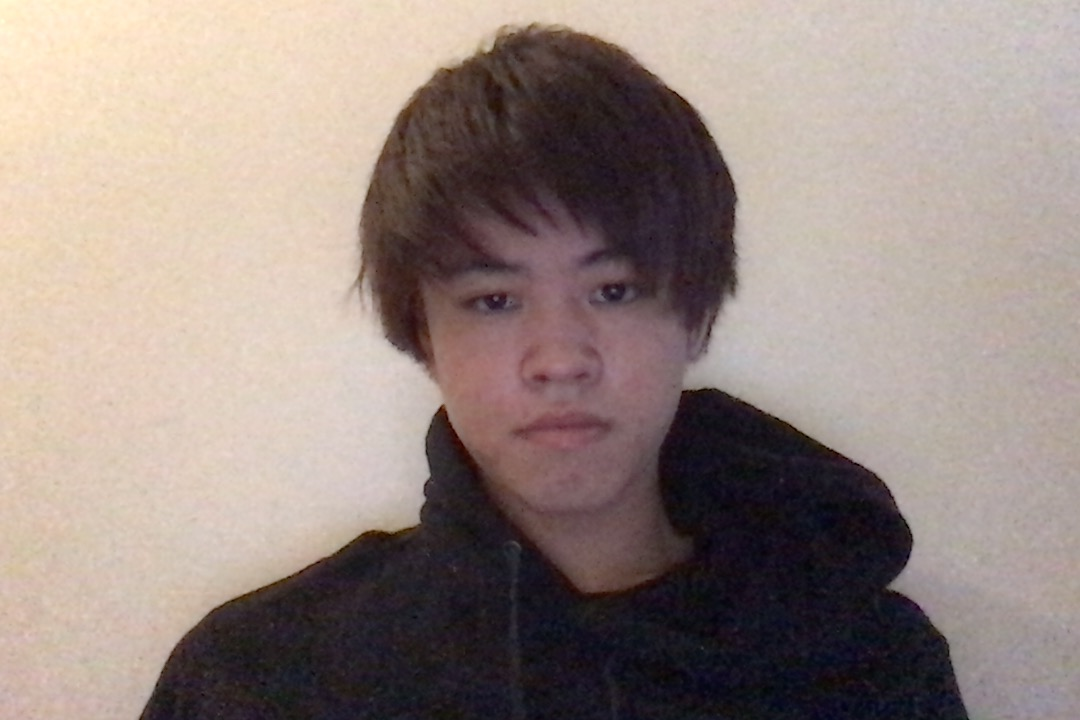
#> input picture face_recognition/images/unknown.jpg, 1080 x 720 px, given in place of the camera
$ python __main__.py
#> lines starting #> are read from the running program, lines starting #| are printed output that depends on the picture
# -*- coding: utf-8 -*-
import cv2

# カスケードファイルの場所
cascade_path = 'face_recognition/cascades/haarcascade_frontalface_default.xml'
cascade      = cv2.CascadeClassifier(cascade_path)

#吐き出す画像のpath
output_image_path = "face_recognition/images/output_face.jpg"

# ビデオ設定
video_capture = cv2.VideoCapture(0)
video_width   = int(video_capture.get(3))  # カメラの横幅
video_height  = int(video_capture.get(4))  # カメラの縦幅
fourcc        = cv2.VideoWriter_fourcc(*'XVID')
video         = cv2.VideoWriter(
                  'face_recognition/images/video.mp4',
                  fourcc,
                  30,
                  (video_width, video_height)
                )  # ビデオ設定

while(True):
  ret, capture_frame   = video_capture.read()
#> capture_frame is the input picture: shape (720, 1080, 3); mean B, G, R 129.7, 135.8, 150.9
  #カメラが重すぎるためリサイズ
  resize_capture_frame = cv2.resize(capture_frame, (0, 0), fx=0.5, fy=0.5)
  face_image_gray      = cv2.cvtColor(resize_capture_frame, cv2.COLOR_BGR2GRAY)
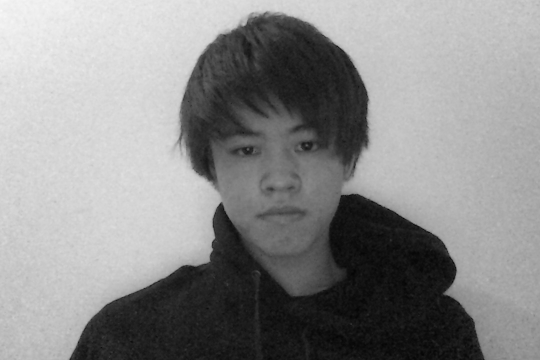
#> face_image_gray: shape (360, 540); min 4, max 249, mean 139.8
  #minNeighbors,minSizeは物体候補判定
  face_rect = cascade.detectMultiScale(
                face_image_gray,
                scaleFactor=1.1,
                minNeighbors=2,
                minSize=(30, 30)
              )
#> face_rect = [[206, 97, 146, 146]]

  outline_color = (255, 255, 255)

  #unknownが顔として認識された場合
  if len(face_rect) > 0:
    for rect in face_rect:
      cv2.rectangle(resize_capture_frame, tuple(rect[0:2]), tuple(
        rect[0:2]+rect[2:4]), outline_color, thickness=2)
#> this loop made 1 pass
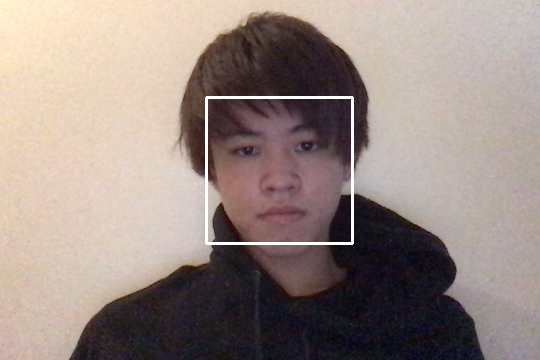
#> resize_capture_frame: shape (360, 540, 3); mean B, G, R 131.5, 137.7, 152.6
    cv2.imwrite(output_image_path, resize_capture_frame)

  video.write(capture_frame)

  cv2.imshow('frame', resize_capture_frame)
  if cv2.waitKey(1) & 0xFF == ord('q'):
#> (key q is pressed here)
    break

video_capture.release()
video.release()
cv2.destroyAllWindows()
